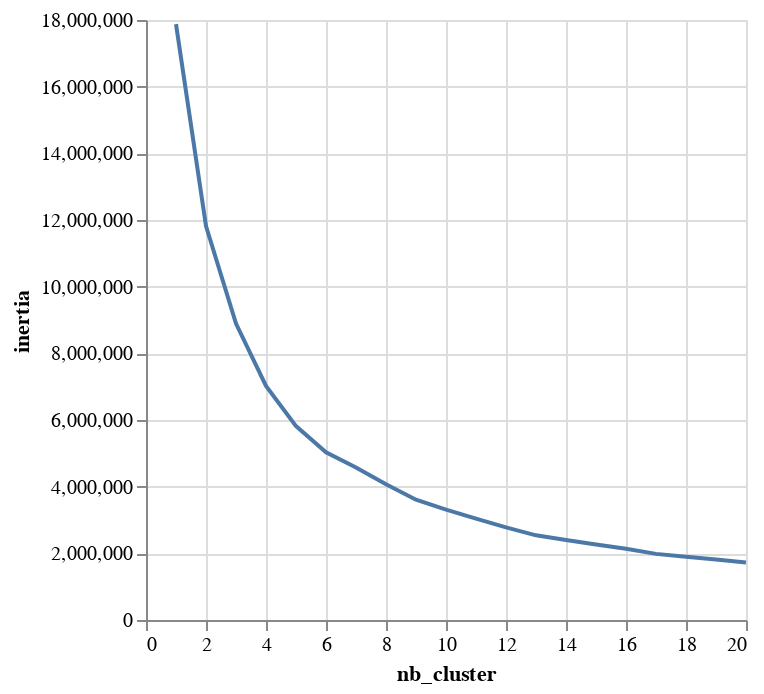

Notebook source saved alongside this figure:
### Code cell
cluster_df = pd.DataFrame()
inertia_list = []

cluster_df['nb_cluster'] = range(1, 21)

for k in cluster_df['nb_cluster']:
    kmeans = KMeans(n_clusters=k, random_state=8).fit(pca_df)
    inertia_list.append(kmeans.inertia_)

cluster_df['inertia'] = inertia_list

alt.Chart(cluster_df).mark_line().encode(
    x='nb_cluster',
    y='inertia'
)

### Figure 1 — Vega-Lite specification as saved in the notebook (floating-point values rounded to 4 significant figures)
{"config": {"view": {"continuousWidth": 300, "continuousHeight": 300}}, "data": {"name": "data-2654e381bb64022de1dcfeb3f65b082e"}, "mark": {"type": "line"}, "encoding": {"x": {"field": "nb_cluster", "type": "quantitative"}, "y": {"field": "inertia", "type": "quantitative"}}, "$schema": "https://vega.github.io/schema/vega-lite/v5.17.0.json", "datasets": {"data-2654e381bb64022de1dcfeb3f65b082e": [{"nb_cluster": 1, "inertia": 17880000.0}, {"nb_cluster": 2, "inertia": 11820000.0}, {"nb_cluster": 3, "inertia": 8891000.0}, {"nb_cluster": 4, "inertia": 7022000.0}, {"nb_cluster": 5, "inertia": 5817000.0}, {"nb_cluster": 6, "inertia": 5033000.0}, {"nb_cluster": 7, "inertia": 4575000.0}, {"nb_cluster": 8, "inertia": 4072000.0}, {"nb_cluster": 9, "inertia": 3610000.0}, {"nb_cluster": 10, "inertia": 3313000.0}, {"nb_cluster": 11, "inertia": 3042000.0}, {"nb_cluster": 12, "inertia": 2778000.0}, {"nb_cluster": 13, "inertia": 2540000.0}, {"nb_cluster": 14, "inertia": 2400000.0}, {"nb_cluster": 15, "inertia": 2267000.0}, {"nb_cluster": 16, "inertia": 2140000.0}, {"nb_cluster": 17, "inertia": 1983000.0}, {"nb_cluster": 18, "inertia": 1900000.0}, {"nb_cluster": 19, "inertia": 1817000.0}, {"nb_cluster": 20, "inertia": 1727000.0}]}}
